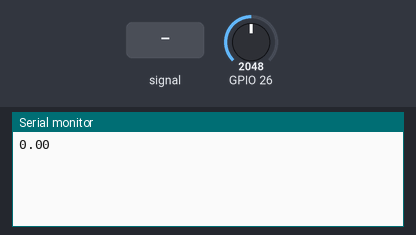
Recording of a sketch running on a simulated ESP32. On the bench: the last lines printed to the serial monitor. The test bench sets the inputs (shaded band); at power-on: GPIO 26 = 2048.

Above: at 1.2 s.
1.3 s: GPIO 26 fed a 200 Hz sine of ±327 counts around its level
At 2.6 s:
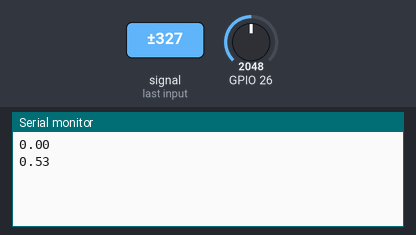
2.8 s: GPIO 26 set to 2866
At 3.5 s:
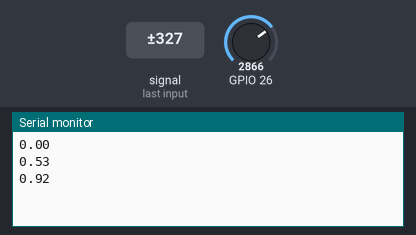
4.3 s: GPIO 26 fed a 1000 Hz sine of ±1023 counts around its level
At 5.6 s:
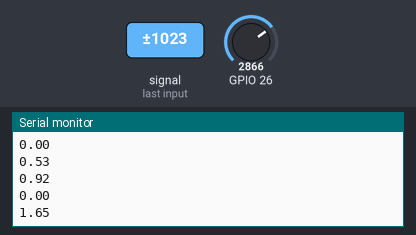
5.8 s: GPIO 26 set to 4095
At 6.8 s:
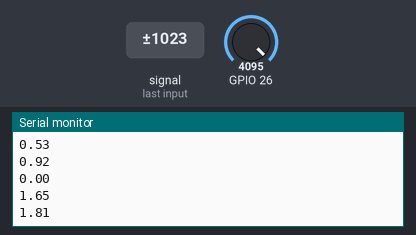
Timing chart, 0 to 8.3 s (numbered marks = the images above; inputs shaded):
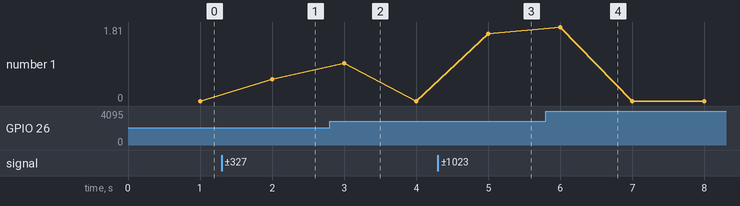

Measured:
- after the input at 1.3 s, the serial monitor: prints a new line after 0.70 s (image 1)
- after the input at 2.8 s, the serial monitor: prints a new line after 0.20 s (image 2)
- after the input at 4.3 s, the serial monitor: prints a new line after 0.70 s (image 3)
- after the input at 5.8 s, the serial monitor: prints a new line after 0.20 s (image 4)
- plotted number 1: 0 → 0.53 after the input at 1.3 s, 0 → 1.65 after the input at 4.3 s

The sketch:

feather_esp32_mic_test.ino
```cpp
/****************************************
Example Sound Level Sketch for the
Adafruit Microphone Amplifier
****************************************/

const int sampleWindow = 1000; // Sample window width in mS (50 mS = 20Hz)
unsigned int sample;

void setup()
{
   Serial.begin(9600);
}


void loop()
{
   unsigned long startMillis= millis();  // Start of sample window
   unsigned int peakToPeak = 0;   // peak-to-peak level

   unsigned int signalMax = 0;
   unsigned int signalMin = 4096;

   // collect data for 50 mS
   while (millis() - startMillis < sampleWindow)
   {
      sample = analogRead(26);
      if (sample < 4096)  // toss out spurious readings
      {
         if (sample > signalMax)
         {
            signalMax = sample;  // save just the max levels
         }
         else if (sample < signalMin)
         {
            signalMin = sample;  // save just the min levels
         }
      }
   }
   peakToPeak = signalMax - signalMin;  // max - min = peak-peak amplitude
   double volts = (peakToPeak * 3.3) / 4096;  // convert to volts

   Serial.println(volts);
}
```
